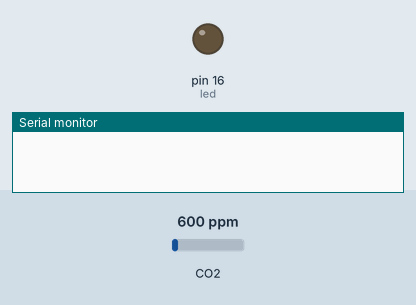
This sketch was run on a simulated Arduino Uno, built with avr-gcc and run on an emulated ATmega328P. Shown: output pins drawn as LEDs (lit = HIGH), the last lines printed to the serial monitor. The inputs (shaded band) are chosen by the test bench; at power-on: CO2 600 ppm.

Above: at 0.1 s.
At 0.6 s:
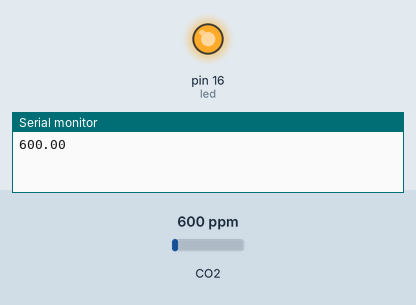
Timing chart, 0 to 2.1 s (numbered marks = the images above):
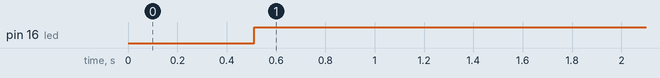

Measured:
- by itself, pin 16 (led): LOW → HIGH at 0.51 s

The sketch:

gassensor_with_led.ino
```cpp
// S.Selvabharathi  B.Tech IT  Rajalakshmi Engineering College
// this code is used to get signal(ppm) from gassensor and if ppm is above certain level led will glow.
//note: led is pin 16 to your microcontroller
#include "MQ135.h"
int airquality;
MQ135 gasSensor=MQ135(A0);
const int led=16;


void setup()
{
  Serial.begin(115200);
  delay(10);
  pinMode(led,OUTPUT);

}
void loop()
{
  delay(500);
  float airquality=gasSensor.getPPM();
  Serial.println( airquality);
  if(airquality<=40)
  {
    digitalWrite(led,LOW);
  }
  else
  {
    digitalWrite(led,HIGH);
  }

 }
```
